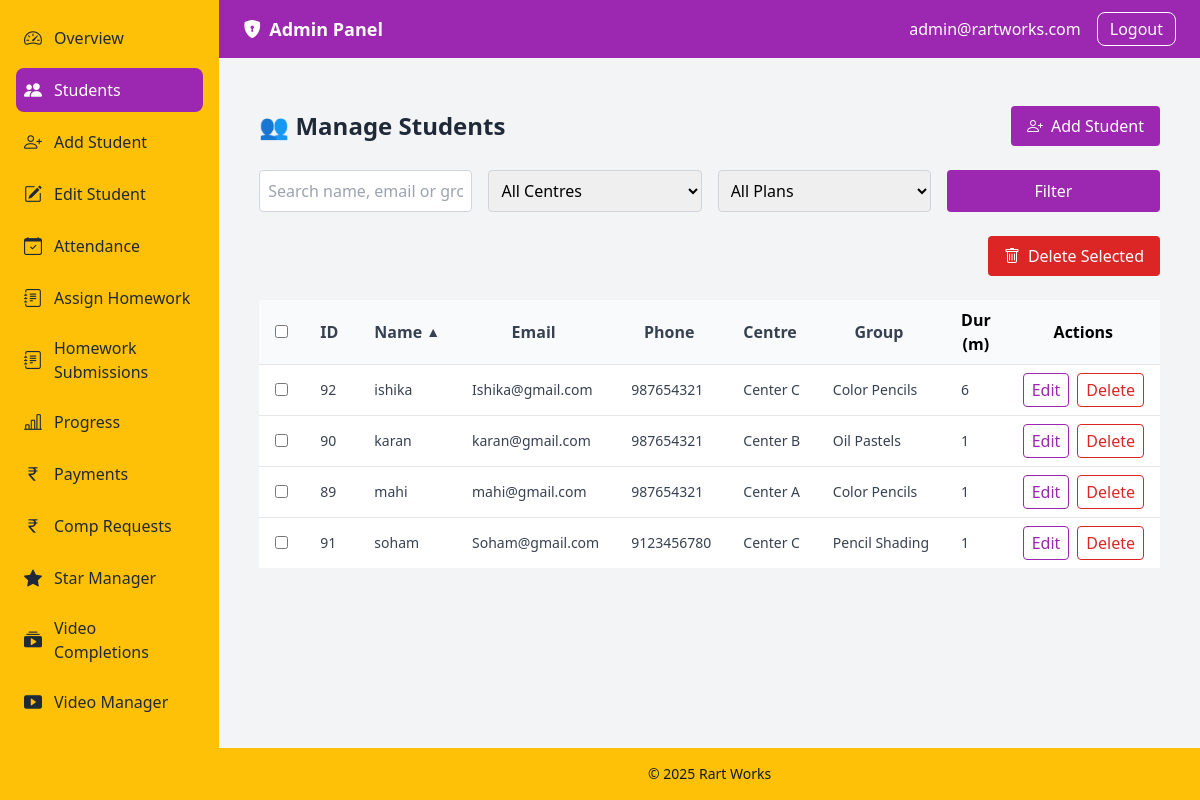
The app's page /dashboard/admin/index.php?page=students (signed in) with its own data.
### tables this page shows
CREATE TABLE `users` (
  `id` int(10) UNSIGNED NOT NULL,
  `username` varchar(50) NOT NULL,
  `password` varchar(255) NOT NULL,
  `role` enum('student','admin') NOT NULL DEFAULT 'student',
  `centre_id` int(10) UNSIGNED NOT NULL,
  `created_at` datetime NOT NULL DEFAULT current_timestamp(),
  `reset_token` varchar(255) DEFAULT NULL,
  `reset_expires` datetime DEFAULT NULL
);

CREATE TABLE `students` (
  `id` int(10) UNSIGNED NOT NULL,
  `user_id` int(10) UNSIGNED NOT NULL,
  `centre_id` int(10) UNSIGNED NOT NULL DEFAULT 1,
  `name` varchar(100) NOT NULL,
  `email` varchar(100) NOT NULL,
  `phone` varchar(20) DEFAULT NULL,
  `group_name` varchar(50) NOT NULL,
  `dob` date DEFAULT NULL,
  `address` varchar(255) DEFAULT NULL,
  `photo_path` varchar(255) DEFAULT NULL,
  `is_legacy` tinyint(1) NOT NULL DEFAULT 0,
  `referred_by` int(11) DEFAULT NULL,
  `pending_discount_percent` decimal(5,2) NOT NULL DEFAULT 0.00
);

CREATE TABLE `centres` (
  `id` int(10) UNSIGNED NOT NULL,
  `name` varchar(100) NOT NULL,
  `address` varchar(255) DEFAULT NULL
);

### dashboard/admin/students.php (the view, shortened to what this page needs)
<?php
require_once __DIR__ . '/../../config/db.php';
$search  = trim($_GET['search']  ?? '');
$pnum    = max(1, (int)($_GET['p'] ?? 1));
$perPage = 20;
$offset  = ($pnum - 1) * $perPage;
$allowed = [
  'id'     => 's.id',
  'name'   => 's.name',
  'email'  => 's.email',
  'phone'  => 's.phone',
  'centre' => 'c.name',
  'group'  => 's.group_name'
];
$sk   = $_GET['sort_by']  ?? 'name';
$sd   = strtoupper($_GET['sort_dir'] ?? '') === 'DESC' ? 'DESC' : 'ASC';
$sortBy = $allowed[$sk] ?? 's.name';
$where  = 'WHERE 1';
$params = [];
$types  = '';
$sql = "
  SELECT
    s.id,
    s.name,
    s.email,
    s.phone,
    c.name           AS centre_name,
    s.group_name,
    COALESCE(latest.duration_months,0) AS duration_months
  FROM students s
  JOIN centres c ON c.id = s.centre_id
  LEFT JOIN (
    SELECT
      ss.student_id,
      ss.plan_id,
      p.duration_months
    FROM student_subscriptions ss
    JOIN (
      SELECT student_id, MAX(subscribed_at) AS max_sub
        FROM student_subscriptions
       GROUP BY student_id
    ) mx ON ss.student_id = mx.student_id
         AND ss.subscribed_at = mx.max_sub
    JOIN payment_plans p ON p.id = ss.plan_id
  ) latest ON latest.student_id = s.id
  $where
  ORDER BY $sortBy $sd
  LIMIT ? OFFSET ?
";
$stmt = $conn->prepare($sql);
if ($types !== '') {
    $fullTypes = $types . 'ii';
    $vals      = array_merge($params, [$perPage, $offset]);
    $refs      = [ & $fullTypes ];
    foreach ($vals as $i => $v) {
        $refs[] = & $vals[$i];
    }
    call_user_func_array([$stmt, 'bind_param'], $refs);
} else {
    $stmt->bind_param('ii', $perPage, $offset);
}
$stmt->execute();
$students = $stmt->get_result()->fetch_all(MYSQLI_ASSOC);
?>
<div class="max-w-6xl mx-auto px-4 py-6 space-y-6">
  <div class="flex justify-between items-center">
    <h2 class="text-2xl font-semibold text-gray-800">👥 Manage Students</h2>
    <a href="?page=add_student"
       class="inline-flex items-center px-4 py-2 bg-admin-primary text-white rounded hover:bg-opacity-90 transition">
      <i class="bi bi-person-plus mr-2"></i>
      Add Student
    </a>
  </div>
  <form method="get" class="grid grid-cols-1 md:grid-cols-4 gap-4">
    <input
      type="text"
      name="search"
      placeholder="Search name, email or group…"
      value="<?= htmlspecialchars($search) ?>"
      class="p-2 border border-gray-300 rounded focus:ring focus:border-admin-primary"
    >
    <select name="centre"
            class="p-2 border border-gray-300 rounded focus:ring focus:border-admin-primary">
      <option value="">All Centres</option>
    </select>
    <select name="plan"
            class="p-2 border border-gray-300 rounded focus:ring focus:border-admin-primary">
      <option value="">All Plans</option>
    </select>
    <button
      type="submit"
      class="px-4 py-2 bg-admin-primary text-white rounded hover:bg-opacity-90 transition"
    >
      Filter
    </button>
  </form>
  <div class="text-right">
    <form id="bulkDeleteForm"
          method="post"
          action="?page=delete_bulk"
          onsubmit="return confirm('Really delete selected students?')">
      <button
        type="submit"
        class="inline-flex items-center px-4 py-2 bg-red-600 text-white rounded hover:bg-red-700 transition"
      >
        <i class="bi bi-trash mr-2"></i>
        Delete Selected
      </button>
    </form>
  </div>
  <div class="overflow-x-auto">
    <table class="min-w-full bg-white divide-y divide-gray-200">
      <thead class="bg-gray-50">
        <tr>
          <th class="px-4 py-2">
            <input type="checkbox" id="selectAll" class="text-gray-600">
          </th>
          <?php
          function th_link($key, $lbl) {
            global $sk, $sd;
            $dir  = ($sk === $key && $sd === 'ASC') ? 'DESC' : 'ASC';
            $icon = ($sk === $key) ? ($sd === 'ASC' ? '▲' : '▼') : '';
            $qs   = http_build_query(array_merge($_GET, [
              'sort_by'  => $key,
              'sort_dir' => $dir,
              'p'        => 1
            ]));
            return "<a href=\"?{$qs}\" class=\"inline-flex items-center space-x-1 text-gray-700 hover:text-gray-900\">"
                 . "<span>{$lbl}</span><span class=\"text-sm\">{$icon}</span></a>";
          }
          ?>
          <th class="px-4 py-2"><?= th_link('id',     'ID') ?></th>
          <th class="px-4 py-2"><?= th_link('name',   'Name') ?></th>
          <th class="px-4 py-2"><?= th_link('email',  'Email') ?></th>
          <th class="px-4 py-2"><?= th_link('phone',  'Phone') ?></th>
          <th class="px-4 py-2"><?= th_link('centre', 'Centre') ?></th>
          <th class="px-4 py-2"><?= th_link('group',  'Group') ?></th>
          <th class="px-4 py-2">Dur (m)</th>
          <th class="px-4 py-2">Actions</th>
        </tr>
      </thead>
      <tbody class="bg-white divide-y divide-gray-200">
        <?php if (empty($students)): ?>
          <tr>
            <td colspan="9" class="px-4 py-6 text-center text-gray-500">
              No students found.
            </td>
          </tr>
        <?php else: ?>
          <?php foreach ($students as $s): ?>
            <tr>
              <td class="px-4 py-2 whitespace-nowrap">
                <input
                  type="checkbox"
                  class="selectBox text-gray-600"
                  name="student_ids[]"
                  form="bulkDeleteForm"
                  value="<?= (int)$s['id'] ?>"
                >
              </td>
              <td class="px-4 py-2 whitespace-nowrap text-sm text-gray-700"><?= (int)$s['id'] ?></td>
              <td class="px-4 py-2 whitespace-nowrap text-sm text-gray-700"><?= htmlspecialchars($s['name']) ?></td>
              <td class="px-4 py-2 whitespace-nowrap text-sm text-gray-700"><?= htmlspecialchars($s['email']) ?></td>
              <td class="px-4 py-2 whitespace-nowrap text-sm text-gray-700"><?= htmlspecialchars($s['phone']) ?></td>
              <td class="px-4 py-2 whitespace-nowrap text-sm text-gray-700"><?= htmlspecialchars($s['centre_name']) ?></td>
              <td class="px-4 py-2 whitespace-nowrap text-sm text-gray-700"><?= htmlspecialchars($s['group_name']) ?></td>
              <td class="px-4 py-2 whitespace-nowrap text-sm text-gray-700"><?= (int)$s['duration_months'] ?></td>
              <td class="px-4 py-2 whitespace-nowrap flex space-x-2">
                <a
                  href="?page=edit_student&id=<?= (int)$s['id'] ?>"
                  class="px-2 py-1 border border-admin-primary text-admin-primary rounded hover:bg-admin-primary hover:text-white transition"
                >
                  Edit
                </a>
                <form method="post" action="?page=delete_student" onsubmit="return confirm('Delete this student?')">
                  <button
                    type="submit"
                    class="px-2 py-1 border border-red-600 text-red-600 rounded hover:bg-red-600 hover:text-white transition"
                  >
                    Delete
                  </button>
                </form>
              </td>
            </tr>
          <?php endforeach; ?>
        <?php endif; ?>
      </tbody>
    </table>
  </div>
</div>

### dashboard/admin/index.php (shortened to what this page needs)
<?php
require_once __DIR__ . '/../../config/bootstrap.php';
$menu = [
    'dashboard'           => ['bi-speedometer2',        'Overview'],
    'students'            => ['bi-people-fill',         'Students'],
    'add_student'         => ['bi-person-plus',         'Add Student'],
    'edit_student'        => ['bi-pencil-square',       'Edit Student'],
    'attendance'          => ['bi-calendar-check',      'Attendance'],
    'assign_homework'     => ['bi-journal-text',        'Assign Homework'],
    'homework_centerwise' => ['bi-journal-text',        'Homework Submissions'],
    'progress'            => ['bi-bar-chart-line',      'Progress'],
    'admin_payment'       => ['bi-currency-rupee',      'Payments'],
    'comp_requests'       => ['bi-currency-rupee',      'Comp Requests'],
    'star_manager'        => ['bi-star-fill',           'Star Manager'],
    'video_completions'   => ['bi-collection-play-fill','Video Completions'],
    'video_manager'       => ['bi-play-btn-fill',       'Video Manager'],
];
$page = $_GET['page'] ?? 'dashboard';
$stmt = $conn->prepare("SELECT username FROM users WHERE id = ? LIMIT 1");
$stmt->bind_param('i', $_SESSION['user_id']);
$stmt->execute();
$stmt->bind_result($adminUsername);
?>
<!DOCTYPE html>
<html lang="en">
<head>
  <script src="https://cdn.tailwindcss.com"></script>
  <link
    href="https://cdn.jsdelivr.net/npm/bootstrap-icons@1.10.5/font/bootstrap-icons.css"
    rel="stylesheet"
  />
</head>
<body class="bg-gray-100 min-h-screen flex">
  <nav class="hidden md:block w-64 bg-admin-secondary text-gray-900 p-4">
    <ul class="space-y-2">
      <?php foreach ($menu as $key => [$iconClass, $labelText]): ?>
        <li>
          <a href="?page=<?= $key ?>"
             class="
               flex items-center p-2 rounded-lg transition
               <?= ($page === $key)
                   ? 'bg-admin-primary text-white'
                   : 'text-gray-800 hover:bg-admin-primary hover:text-white focus:bg-admin-primary focus:text-white' ?>"
             <?= ($page === $key) ? 'aria-current="page"' : '' ?>>
            <i class="bi <?= htmlspecialchars($iconClass) ?> mr-3 text-lg"></i>
            <span class="font-medium"><?= htmlspecialchars($labelText) ?></span>
          </a>
        </li>
      <?php endforeach; ?>
    </ul>
  </nav>
  <div class="flex-1 flex flex-col">
    <header class="bg-admin-primary text-white">
      <div class="max-w-7xl mx-auto flex items-center justify-between px-6 py-3">
        <div class="flex items-center space-x-2 text-lg font-semibold">
          <i class="bi bi-shield-lock-fill"></i>
          <span>Admin Panel</span>
        </div>
        <div class="flex items-center space-x-4">
          <span><?= htmlspecialchars($adminUsername) ?></span>
          <a href="/student-portal/logout.php"
             class="px-3 py-1 border border-white rounded-lg
                    hover:bg-white hover:text-gray-800 transition">
            Logout
          </a>
        </div>
      </div>
    </header>
    <main class="flex-1 p-6 overflow-auto">
      <?php switch ($page):
        case 'dashboard': ?>
        <?php break;
        case 'students':
          include __DIR__ . '/students.php';
          break;
      endswitch; ?>
    </main>
    <footer class="bg-admin-secondary text-gray-900 text-center text-sm py-4">
      &copy; <?= date('Y') ?> Rart Works
    </footer>
  </div>
</body>
</html>

### dashboard/admin/index.php (style rules this page uses)
a { text-decoration: none; }

### records on screen
users: username "admin@rartworks.com"
students: id "92", name "ishika", email "Ishika@gmail.com", phone "987654321", centre.name "Center C", group_name "Color Pencils", duration_months "6"
students: id "90", name "karan", email "karan@gmail.com", phone "987654321", centre.name "Center B", group_name "Oil Pastels", duration_months "1"
students: id "89", name "mahi", email "mahi@gmail.com", phone "987654321", centre.name "Center A", group_name "Color Pencils", duration_months "1"
students: id "91", name "soham", email "Soham@gmail.com", phone "9123456780", centre.name "Center C", group_name "Pencil Shading", duration_months "1"

### other values on screen
$labelText "Overview"
$labelText "Students"
$labelText "Add Student"
$labelText "Edit Student"
$labelText "Attendance"
$labelText "Assign Homework"
$labelText "Homework Submissions"
$labelText "Progress"
$labelText "Payments"
$labelText "Comp Requests"
$labelText "Star Manager"
$labelText "Video Completions"
$labelText "Video Manager"
$lbl "ID Name Email Phone Centre Group"
$icon "▲"
